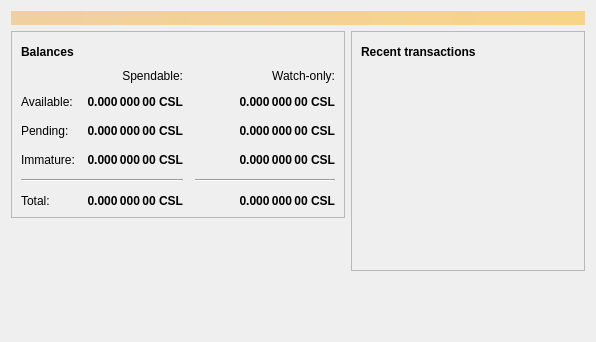
<?xml version="1.0" encoding="UTF-8"?>
<ui version="4.0">
 <class>OverviewPage</class>
 <widget class="QWidget" name="OverviewPage">
  <property name="geometry">
   <rect>
    <x>0</x>
    <y>0</y>
    <width>596</width>
    <height>342</height>
   </rect>
  </property>
  <property name="windowTitle">
   <string>Form</string>
  </property>
  <layout class="QVBoxLayout" name="topLayout">
   <item>
    <widget class="QLabel" name="labelAlerts">
     <property name="visible">
      <bool>false</bool>
     </property>
     <property name="styleSheet">
      <string notr="true">QLabel { background-color: qlineargradient(x1: 0, y1: 0, x2: 1, y2: 0, stop:0 #F0D0A0, stop:1 #F8D488); color:#000000; }</string>
     </property>
     <property name="wordWrap">
      <bool>true</bool>
     </property>
     <property name="margin">
      <number>3</number>
     </property>
     <property name="textInteractionFlags">
      <set>Qt::TextSelectableByMouse</set>
     </property>
    </widget>
   </item>
   <item>
    <layout class="QHBoxLayout" name="horizontalLayout" stretch="1,1">
     <item>
      <layout class="QVBoxLayout" name="verticalLayout_2">
       <item>
        <widget class="QFrame" name="frame">
         <property name="frameShape">
          <enum>QFrame::StyledPanel</enum>
         </property>
         <property name="frameShadow">
          <enum>QFrame::Raised</enum>
         </property>
         <layout class="QVBoxLayout" name="verticalLayout_4">
          <item>
           <layout class="QHBoxLayout" name="horizontalLayout_4">
            <item>
             <widget class="QLabel" name="label_5">
              <property name="font">
               <font>
                <weight>75</weight>
                <bold>true</bold>
               </font>
              </property>
              <property name="text">
               <string>Balances</string>
              </property>
             </widget>
            </item>
            <item>
             <widget class="QPushButton" name="labelWalletStatus">
              <property name="enabled">
               <bool>true</bool>
              </property>
              <property name="maximumSize">
               <size>
                <width>30</width>
                <height>16777215</height>
               </size>
              </property>
              <property name="toolTip">
               <string>The displayed information may be out of date. Your wallet automatically synchronizes with the CSLabCoin network after a connection is established, but this process has not completed yet.</string>
              </property>
              <property name="text">
               <string/>
              </property>
              <property name="icon">
               <iconset resource="../bitcoin.qrc">
                <normaloff>:/icons/warning</normaloff>
                <disabledoff>:/icons/warning</disabledoff>:/icons/warning</iconset>
              </property>
              <property name="iconSize">
               <size>
                <width>24</width>
                <height>24</height>
               </size>
              </property>
              <property name="flat">
               <bool>true</bool>
              </property>
             </widget>
            </item>
            <item>
             <spacer name="horizontalSpacer_3">
              <property name="orientation">
               <enum>Qt::Horizontal</enum>
              </property>
              <property name="sizeHint" stdset="0">
               <size>
                <width>40</width>
                <height>20</height>
               </size>
              </property>
             </spacer>
            </item>
           </layout>
          </item>
          <item>
           <layout class="QGridLayout" name="gridLayout">
            <property name="spacing">
             <number>12</number>
            </property>
            <item row="2" column="2">
             <widget class="QLabel" name="labelWatchPending">
              <property name="font">
               <font>
                <weight>75</weight>
                <bold>true</bold>
               </font>
              </property>
              <property name="cursor">
               <cursorShape>IBeamCursor</cursorShape>
              </property>
              <property name="toolTip">
               <string>Unconfirmed transactions to watch-only addresses</string>
              </property>
              <property name="text">
               <string notr="true">0.000 000 00 CSL</string>
              </property>
              <property name="alignment">
               <set>Qt::AlignRight|Qt::AlignTrailing|Qt::AlignVCenter</set>
              </property>
              <property name="textInteractionFlags">
               <set>Qt::LinksAccessibleByMouse|Qt::TextSelectableByKeyboard|Qt::TextSelectableByMouse</set>
              </property>
             </widget>
            </item>
            <item row="2" column="1">
             <widget class="QLabel" name="labelUnconfirmed">
              <property name="font">
               <font>
                <weight>75</weight>
                <bold>true</bold>
               </font>
              </property>
              <property name="cursor">
               <cursorShape>IBeamCursor</cursorShape>
              </property>
              <property name="toolTip">
               <string>Total of transactions that have yet to be confirmed, and do not yet count toward the spendable balance</string>
              </property>
              <property name="text">
               <string notr="true">0.000 000 00 CSL</string>
              </property>
              <property name="alignment">
               <set>Qt::AlignRight|Qt::AlignTrailing|Qt::AlignVCenter</set>
              </property>
              <property name="textInteractionFlags">
               <set>Qt::LinksAccessibleByMouse|Qt::TextSelectableByKeyboard|Qt::TextSelectableByMouse</set>
              </property>
             </widget>
            </item>
            <item row="3" column="2">
             <widget class="QLabel" name="labelWatchImmature">
              <property name="font">
               <font>
                <weight>75</weight>
                <bold>true</bold>
               </font>
              </property>
              <property name="cursor">
               <cursorShape>IBeamCursor</cursorShape>
              </property>
              <property name="toolTip">
               <string>Mined balance in watch-only addresses that has not yet matured</string>
              </property>
              <property name="text">
               <string notr="true">0.000 000 00 CSL</string>
              </property>
              <property name="alignment">
               <set>Qt::AlignRight|Qt::AlignTrailing|Qt::AlignVCenter</set>
              </property>
              <property name="textInteractionFlags">
               <set>Qt::LinksAccessibleByMouse|Qt::TextSelectableByKeyboard|Qt::TextSelectableByMouse</set>
              </property>
             </widget>
            </item>
            <item row="4" column="0" colspan="2">
             <widget class="Line" name="line">
              <property name="orientation">
               <enum>Qt::Horizontal</enum>
              </property>
             </widget>
            </item>
            <item row="4" column="2">
             <widget class="Line" name="lineWatchBalance">
              <property name="sizePolicy">
               <sizepolicy hsizetype="Preferred" vsizetype="Fixed">
                <horstretch>0</horstretch>
                <verstretch>0</verstretch>
               </sizepolicy>
              </property>
              <property name="minimumSize">
               <size>
                <width>140</width>
                <height>0</height>
               </size>
              </property>
              <property name="orientation">
               <enum>Qt::Horizontal</enum>
              </property>
             </widget>
            </item>
            <item row="5" column="0">
             <widget class="QLabel" name="labelTotalText">
              <property name="text">
               <string>Total:</string>
              </property>
             </widget>
            </item>
            <item row="3" column="1">
             <widget class="QLabel" name="labelImmature">
              <property name="font">
               <font>
                <weight>75</weight>
                <bold>true</bold>
               </font>
              </property>
              <property name="cursor">
               <cursorShape>IBeamCursor</cursorShape>
              </property>
              <property name="toolTip">
               <string>Mined balance that has not yet matured</string>
              </property>
              <property name="text">
               <string notr="true">0.000 000 00 CSL</string>
              </property>
              <property name="alignment">
               <set>Qt::AlignRight|Qt::AlignTrailing|Qt::AlignVCenter</set>
              </property>
              <property name="textInteractionFlags">
               <set>Qt::LinksAccessibleByMouse|Qt::TextSelectableByKeyboard|Qt::TextSelectableByMouse</set>
              </property>
             </widget>
            </item>
            <item row="2" column="3">
             <spacer name="horizontalSpacer_2">
              <property name="orientation">
               <enum>Qt::Horizontal</enum>
              </property>
              <property name="sizeHint" stdset="0">
               <size>
                <width>40</width>
                <height>20</height>
               </size>
              </property>
             </spacer>
            </item>
            <item row="3" column="0">
             <widget class="QLabel" name="labelImmatureText">
              <property name="text">
               <string>Immature:</string>
              </property>
             </widget>
            </item>
            <item row="5" column="1">
             <widget class="QLabel" name="labelTotal">
              <property name="font">
               <font>
                <weight>75</weight>
                <bold>true</bold>
               </font>
              </property>
              <property name="cursor">
               <cursorShape>IBeamCursor</cursorShape>
              </property>
              <property name="toolTip">
               <string>Your current total balance</string>
              </property>
              <property name="text">
               <string notr="true">0.000 000 00 CSL</string>
              </property>
              <property name="alignment">
               <set>Qt::AlignRight|Qt::AlignTrailing|Qt::AlignVCenter</set>
              </property>
              <property name="textInteractionFlags">
               <set>Qt::LinksAccessibleByMouse|Qt::TextSelectableByKeyboard|Qt::TextSelectableByMouse</set>
              </property>
             </widget>
            </item>
            <item row="5" column="2">
             <widget class="QLabel" name="labelWatchTotal">
              <property name="font">
               <font>
                <weight>75</weight>
                <bold>true</bold>
               </font>
              </property>
              <property name="cursor">
               <cursorShape>IBeamCursor</cursorShape>
              </property>
              <property name="toolTip">
               <string>Current total balance in watch-only addresses</string>
              </property>
              <property name="text">
               <string notr="true">0.000 000 00 CSL</string>
              </property>
              <property name="alignment">
               <set>Qt::AlignRight|Qt::AlignTrailing|Qt::AlignVCenter</set>
              </property>
              <property name="textInteractionFlags">
               <set>Qt::LinksAccessibleByMouse|Qt::TextSelectableByKeyboard|Qt::TextSelectableByMouse</set>
              </property>
             </widget>
            </item>
            <item row="0" column="2">
             <widget class="QLabel" name="labelWatchonly">
              <property name="text">
               <string>Watch-only:</string>
              </property>
              <property name="alignment">
               <set>Qt::AlignRight|Qt::AlignTrailing|Qt::AlignVCenter</set>
              </property>
             </widget>
            </item>
            <item row="1" column="0">
             <widget class="QLabel" name="labelBalanceText">
              <property name="text">
               <string>Available:</string>
              </property>
             </widget>
            </item>
            <item row="1" column="1">
             <widget class="QLabel" name="labelBalance">
              <property name="font">
               <font>
                <weight>75</weight>
                <bold>true</bold>
               </font>
              </property>
              <property name="cursor">
               <cursorShape>IBeamCursor</cursorShape>
              </property>
              <property name="toolTip">
               <string>Your current spendable balance</string>
              </property>
              <property name="text">
               <string notr="true">0.000 000 00 CSL</string>
              </property>
              <property name="alignment">
               <set>Qt::AlignRight|Qt::AlignTrailing|Qt::AlignVCenter</set>
              </property>
              <property name="textInteractionFlags">
               <set>Qt::LinksAccessibleByMouse|Qt::TextSelectableByKeyboard|Qt::TextSelectableByMouse</set>
              </property>
             </widget>
            </item>
            <item row="1" column="2">
             <widget class="QLabel" name="labelWatchAvailable">
              <property name="font">
               <font>
                <weight>75</weight>
                <bold>true</bold>
               </font>
              </property>
              <property name="cursor">
               <cursorShape>IBeamCursor</cursorShape>
              </property>
              <property name="toolTip">
               <string>Your current balance in watch-only addresses</string>
              </property>
              <property name="text">
               <string notr="true">0.000 000 00 CSL</string>
              </property>
              <property name="alignment">
               <set>Qt::AlignRight|Qt::AlignTrailing|Qt::AlignVCenter</set>
              </property>
              <property name="textInteractionFlags">
               <set>Qt::LinksAccessibleByMouse|Qt::TextSelectableByKeyboard|Qt::TextSelectableByMouse</set>
              </property>
             </widget>
            </item>
            <item row="2" column="0">
             <widget class="QLabel" name="labelPendingText">
              <property name="text">
               <string>Pending:</string>
              </property>
             </widget>
            </item>
            <item row="0" column="1">
             <widget class="QLabel" name="labelSpendable">
              <property name="text">
               <string>Spendable:</string>
              </property>
              <property name="alignment">
               <set>Qt::AlignRight|Qt::AlignTrailing|Qt::AlignVCenter</set>
              </property>
             </widget>
            </item>
           </layout>
          </item>
         </layout>
        </widget>
       </item>
       <item>
        <spacer name="verticalSpacer">
         <property name="orientation">
          <enum>Qt::Vertical</enum>
         </property>
         <property name="sizeHint" stdset="0">
          <size>
           <width>20</width>
           <height>40</height>
          </size>
         </property>
        </spacer>
       </item>
      </layout>
     </item>
     <item>
      <layout class="QVBoxLayout" name="verticalLayout_3">
       <item>
        <widget class="QFrame" name="frame_2">
         <property name="frameShape">
          <enum>QFrame::StyledPanel</enum>
         </property>
         <property name="frameShadow">
          <enum>QFrame::Raised</enum>
         </property>
         <layout class="QVBoxLayout" name="verticalLayout">
          <item>
           <layout class="QHBoxLayout" name="horizontalLayout_2">
            <item>
             <widget class="QLabel" name="label_4">
              <property name="font">
               <font>
                <weight>75</weight>
                <bold>true</bold>
               </font>
              </property>
              <property name="text">
               <string>Recent transactions</string>
              </property>
             </widget>
            </item>
            <item>
             <widget class="QPushButton" name="labelTransactionsStatus">
              <property name="enabled">
               <bool>true</bool>
              </property>
              <property name="maximumSize">
               <size>
                <width>30</width>
                <height>16777215</height>
               </size>
              </property>
              <property name="toolTip">
               <string>The displayed information may be out of date. Your wallet automatically synchronizes with the CSLabCoin network after a connection is established, but this process has not completed yet.</string>
              </property>
              <property name="text">
               <string/>
              </property>
              <property name="icon">
               <iconset resource="../bitcoin.qrc">
                <normaloff>:/icons/warning</normaloff>
                <disabledoff>:/icons/warning</disabledoff>:/icons/warning</iconset>
              </property>
              <property name="iconSize">
               <size>
                <width>24</width>
                <height>24</height>
               </size>
              </property>
              <property name="flat">
               <bool>true</bool>
              </property>
             </widget>
            </item>
            <item>
             <spacer name="horizontalSpacer">
              <property name="orientation">
               <enum>Qt::Horizontal</enum>
              </property>
              <property name="sizeHint" stdset="0">
               <size>
                <width>40</width>
                <height>20</height>
               </size>
              </property>
             </spacer>
            </item>
           </layout>
          </item>
          <item>
           <widget class="QListView" name="listTransactions">
            <property name="styleSheet">
             <string notr="true">QListView { background: transparent; }</string>
            </property>
            <property name="frameShape">
             <enum>QFrame::NoFrame</enum>
            </property>
            <property name="verticalScrollBarPolicy">
             <enum>Qt::ScrollBarAlwaysOff</enum>
            </property>
            <property name="horizontalScrollBarPolicy">
             <enum>Qt::ScrollBarAlwaysOff</enum>
            </property>
            <property name="selectionMode">
             <enum>QAbstractItemView::NoSelection</enum>
            </property>
           </widget>
          </item>
         </layout>
        </widget>
       </item>
       <item>
        <spacer name="verticalSpacer_2">
         <property name="orientation">
          <enum>Qt::Vertical</enum>
         </property>
         <property name="sizeHint" stdset="0">
          <size>
           <width>20</width>
           <height>40</height>
          </size>
         </property>
        </spacer>
       </item>
      </layout>
     </item>
    </layout>
   </item>
  </layout>
 </widget>
 <resources/>
 <connections/>
</ui>
